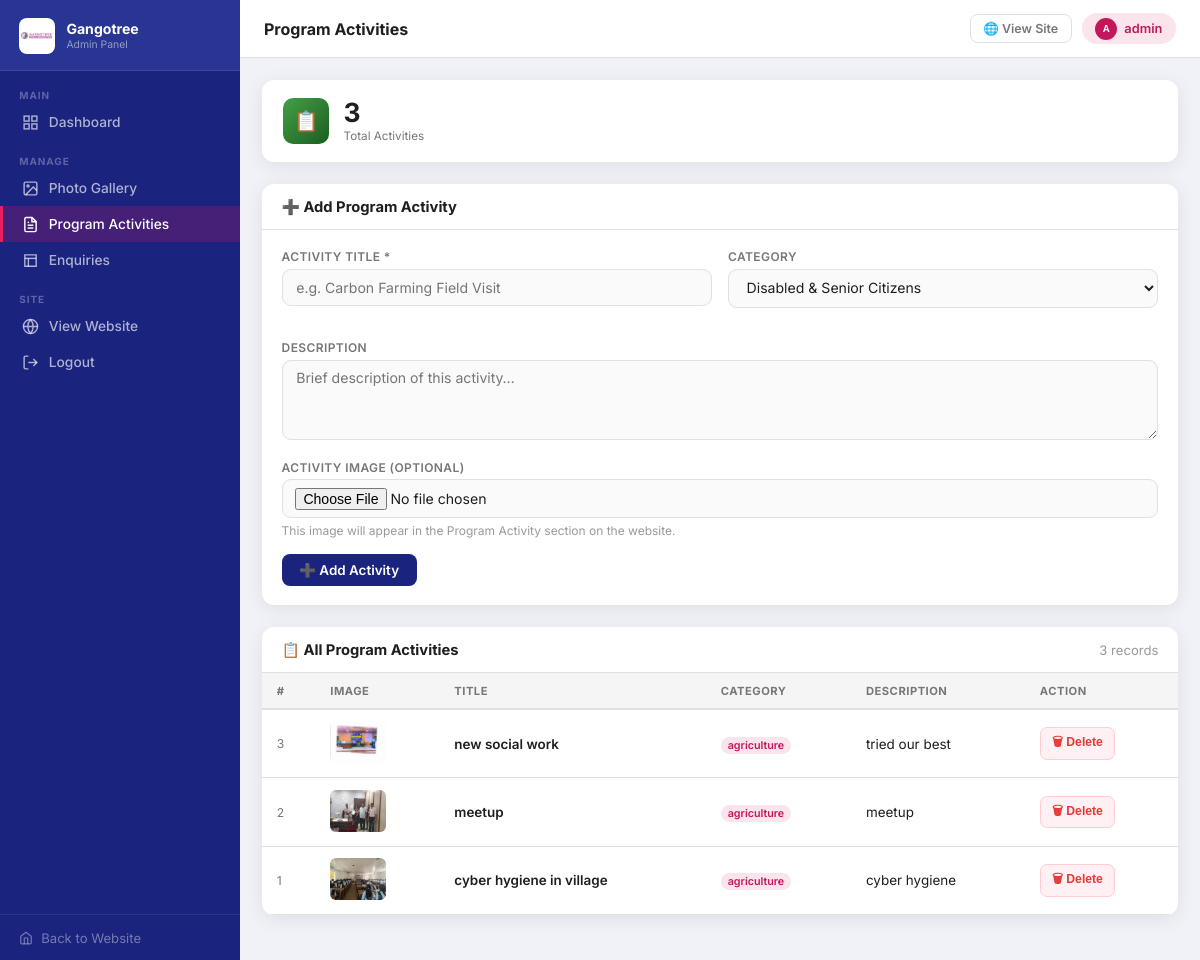
/admin/activities (signed in), run on the app's committed database.
### tables this page shows
CREATE TABLE activities (
            id          INTEGER PRIMARY KEY AUTOINCREMENT,
            category    TEXT,
            title       TEXT,
            description TEXT,
            image       TEXT
        );

### app.py (the view)
@app.route("/admin/activities")
@login_required
def admin_activities():
    db    = get_db()
    items = db.execute("SELECT * FROM activities ORDER BY id DESC").fetchall()
    total = db.execute("SELECT COUNT(*) FROM activities").fetchone()[0]
    return render_template("activities_admin.html", items=items,
                           total=total, active="activities")

### app.py (called while the page is built)
def get_db():
    db = getattr(g, "_db", None)
    if db is None:
        db = g._db = sqlite3.connect(DB_PATH)
        db.row_factory = sqlite3.Row
    return db

def login_required(f):
    @wraps(f)
    def decorated(*args, **kwargs):
        if not session.get("logged_in"):
            return redirect("/login")
        return f(*args, **kwargs)
    return decorated

### templates/activities_admin.html (shortened to what this page needs)
{% extends "_admin_base.html" %}
{% block page_title %}Program Activities{% endblock %}
{% block content %}
<div class="stats">
  <div class="stat">
    <div class="stat-icon si-green">📋</div>
    <div><div class="stat-num">{{ total }}</div><div class="stat-label">Total Activities</div></div>
  </div>
</div>
<div class="card">
  <div class="card-head"><h2>➕ Add Program Activity</h2></div>
  <div class="card-body">
    <form method="POST" action="/admin/activities/add" enctype="multipart/form-data">
      <div class="form-row">
        <div class="form-group">
          <label>Activity Title *</label>
          <input type="text" name="title" placeholder="e.g. Carbon Farming Field Visit" required>
        </div>
        <div class="form-group">
          <label>Category</label>
          <select name="category">
            <option value="disabled">Disabled &amp; Senior Citizens</option>
          </select>
        </div>
      </div>
      <div class="form-group">
        <label>Description</label>
        <textarea name="description" placeholder="Brief description of this activity…"></textarea>
      </div>
      <div class="form-group">
        <label>Activity Image (optional)</label>
        <input type="file" name="image" accept="image/*"
               style="padding:.45rem .8rem;background:#fafafa;">
        <small style="color:#999;font-size:.75rem;display:block;margin-top:.3rem;">
          This image will appear in the Program Activity section on the website.
        </small>
      </div>
      <button type="submit" class="btn-navy">➕ Add Activity</button>
    </form>
  </div>
</div>
<div class="card">
  <div class="card-head">
    <h2>📋 All Program Activities</h2>
    <span style="font-size:.82rem;color:#999;">{{ total }} record{{ 's' if total != 1 }}</span>
  </div>
  <div class="tbl-wrap">
    {% if items %}
    <table>
      <thead>
        <tr><th>#</th><th>Image</th><th>Title</th><th>Category</th><th>Description</th><th>Action</th></tr>
      </thead>
      <tbody>
        {% for item in items %}
        <tr>
          <td class="td-muted">{{ item.id }}</td>
          <td>
            {% if item.image %}
            <img src="{{ url_for('static', filename='uploads/activities/' + item.image) }}"
                 style="width:56px;height:42px;object-fit:cover;border-radius:6px;"
                 onerror="this.style.display='none'">
            {% else %}
            <span style="color:#bbb;font-size:.8rem;">No image</span>
            {% endif %}
          </td>
          <td class="td-bold">{{ item.title }}</td>
          <td><span class="g-tag">{{ item.category }}</span></td>
          <td style="max-width:220px;white-space:nowrap;overflow:hidden;text-overflow:ellipsis;"
              title="{{ item.description }}">{{ item.description or '—' }}</td>
          <td>
            <button class="btn-del"
              onclick="askDelete('/admin/activities/delete/{{ item.id }}', '{{ item.title|replace("'","\\'")|e }}')">
              🗑 Delete
            </button>
          </td>
        </tr>
        {% endfor %}
      </tbody>
    </table>
    {% else %}
    <div class="empty">
      <div class="icon">📋</div>
      <p>No activities added yet. Use the form above to add your first program activity.</p>
    </div>
    {% endif %}
  </div>
</div>
{% endblock %}

### templates/_admin_base.html (style rules this page uses)
*, *::before, *::after { box-sizing: border-box; margin: 0; padding: 0; }
:root { --navy: #1a237e; --navy2: #283593; --pink: #c2185b; --pink2: #e91e63; --pinkbg: #fce4ec; --bg: #f0f2f8; --white: #ffffff; --border: #e0e0e0; --text: #1e1e1e; --muted: #777; --radius: 12px; --shadow: 0 4px 20px rgba(0,0,0,0.08); --sb: 240px; }
body { font-family: 'Inter', sans-serif; background: var(--bg); color: var(--text); min-height: 100vh; }
.card { background: var(--white); border-radius: var(--radius); box-shadow: var(--shadow); overflow: hidden; margin-bottom: 1.4rem; }
.card-head { padding: .85rem 1.2rem; border-bottom: 1px solid var(--border); display: flex; align-items: center; justify-content: space-between; flex-wrap: wrap; gap: .6rem; }
.card-head h2 { font-size: .92rem; font-weight: 700; }
.card-body { padding: 1.2rem; }
.stats { display: grid; grid-template-columns: repeat(auto-fit, minmax(160px, 1fr)); gap: 1rem; margin-bottom: 1.4rem; }
.stat { background: var(--white); border-radius: var(--radius); box-shadow: var(--shadow); padding: 1.1rem 1.3rem; display: flex; align-items: center; gap: .9rem; }
.stat-icon { width: 46px; height: 46px; border-radius: 10px; display: flex; align-items: center; justify-content: center; font-size: 1.25rem; flex-shrink: 0; }
.si-green { background: linear-gradient(135deg, #43a047, #1b5e20); color:#fff; }
.stat-num { font-size: 1.65rem; font-weight: 700; line-height: 1; }
.stat-label { font-size: .73rem; color: var(--muted); margin-top: .18rem; }
.tbl-wrap { overflow-x: auto; }
table { width: 100%; border-collapse: collapse; }
thead th { background: #f5f5f5; border-bottom: 2px solid var(--border); padding: .65rem .9rem; text-align: left; font-size: .7rem; font-weight: 700; text-transform: uppercase; letter-spacing: .5px; color: var(--muted); white-space: nowrap; }
tbody tr { border-bottom: 1px solid var(--border); transition: background .12s; }
tbody td { padding: .7rem .9rem; font-size: .84rem; vertical-align: middle; }
.td-muted { color: var(--muted); font-size: .76rem; }
.td-bold { font-weight: 600; }
.btn-navy { display: inline-flex; align-items: center; gap: .35rem; padding: .5rem 1.1rem; background: var(--navy); color: #fff; border: none; border-radius: 8px; font-family: inherit; font-size: .84rem; font-weight: 600; cursor: pointer; transition: opacity .2s; }
.btn-del { display: inline-flex; align-items: center; gap: .3rem; padding: .3rem .7rem; background: #fff0f3; color: #e53935; border: 1.5px solid #ffcdd2; border-radius: 7px; font-size: .76rem; font-weight: 600; cursor: pointer; transition: all .15s; white-space: nowrap; }
.form-row { display: grid; grid-template-columns: 1fr 1fr; gap: 1rem; margin-bottom: 1rem; }
.form-group { margin-bottom: 1rem; }
.form-group label { display: block; font-size: .75rem; font-weight: 600; color: var(--muted); text-transform: uppercase; letter-spacing: .4px; margin-bottom: .3rem; }
.form-group input, .form-group select, .form-group textarea { width: 100%; padding: .55rem .85rem; border: 1.5px solid var(--border); border-radius: 9px; font-family: inherit; font-size: .88rem; color: var(--text); background: #fafafa; outline: none; transition: border-color .2s; }
.form-group textarea { resize: vertical; min-height: 80px; }
.g-tag { font-size: .67rem; padding: 2px 7px; background: var(--pinkbg); color: var(--pink); border-radius: 20px; font-weight: 600; }

### data on the page
activities: id "3", image (picture), title "new social work", category "agriculture", description "tried our best"
activities: id "2", image (picture), title "meetup", category "agriculture", description "meetup"
activities: id "1", image (picture), title "cyber hygiene in village", category "agriculture", description "cyber hygiene"

### other printed values
{{ session.get('username', 'Admin') }} "admin"
{{ total }} "3"
{{ 's' if total != 1 }} "s"
